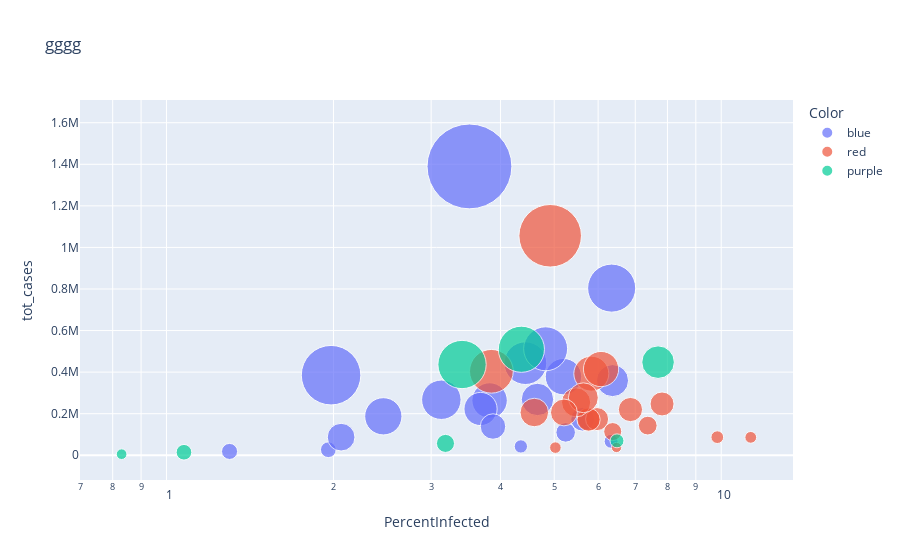

Notebook code for this chart:
### Code cell
import plotly.express as px

fig = px.scatter(covidbystate,
    x="PercentInfected", y="tot_cases", size="Population", color="Color",
    log_x=True, size_max=60, title="gggg")
fig.show()

### Figure 1 — Plotly figure (JSON) as saved in the notebook; plotly's stock layout.template omitted (floating-point values rounded to 4 significant figures)
{"data": [{"hovertemplate": "Color=blue<br>PercentInfected=%{x}<br>tot_cases=%{y}<br>Population=%{marker.size}<extra></extra>", "legendgroup": "blue", "marker": {"color": "#636efa", "size": [2096829, 5758736, 6892503, 6045680, 1359711, 3565287, 7278717, 7614893, 12671821, 3080156, 9986857, 1059361, 8535519, 39512223, 4217737, 973764, 5639632, 19453561, 1415872, 10617423], "sizemode": "area", "sizeref": 10980.0, "symbol": "circle"}, "mode": "markers", "name": "blue", "orientation": "v", "showlegend": true, "type": "scatter", "x": [5.243, 4.664, 3.824, 3.683, 1.958, 3.878, 5.195, 2.46, 6.346, 5.626, 4.437, 6.331, 3.13, 3.517, 2.065, 4.354, 6.369, 1.98, 1.299, 4.825], "xaxis": "x", "y": [109947, 268589, 263545, 222653, 26623, 138258, 378157, 187327, 804174, 173281, 443076, 67067, 267129, 1389707, 87082, 42393, 359203, 385232, 18397, 512267], "yaxis": "y"}, {"hovertemplate": "Color=red<br>PercentInfected=%{x}<br>tot_cases=%{y}<br>Population=%{marker.size}<extra></extra>", "legendgroup": "red", "marker": {"color": "#EF553B", "size": [3017804, 3155070, 731545, 2913314, 884659, 3205958, 6732219, 1787065, 2976149, 4648794, 10488084, 4467673, 578759, 4903185, 1934408, 762062, 3956971, 6829174, 21477737], "sizemode": "area", "sizeref": 10980.0, "symbol": "circle"}, "mode": "markers", "name": "red", "orientation": "v", "showlegend": true, "type": "scatter", "x": [5.777, 7.823, 5.025, 5.973, 9.839, 6.861, 5.833, 6.374, 5.765, 5.476, 3.852, 4.603, 6.475, 5.643, 7.372, 11.3, 5.206, 6.073, 4.917], "xaxis": "x", "y": [174325, 246811, 36758, 174025, 87038, 219971, 392663, 113905, 171584, 254562, 404032, 205668, 37475, 276665, 142603, 86150, 205999, 414749, 1056065], "yaxis": "y"}, {"hovertemplate": "Color=purple<br>PercentInfected=%{x}<br>tot_cases=%{y}<br>Population=%{marker.size}<extra></extra>", "legendgroup": "purple", "marker": {"color": "#00cc96", "size": [1792147, 623989, 5822434, 1344212, 1068778, 11689100, 12801989], "sizemode": "area", "sizeref": 10980.0, "symbol": "circle"}, "mode": "markers", "name": "purple", "orientation": "v", "showlegend": true, "type": "scatter", "x": [3.184, 0.8301, 7.695, 1.075, 6.488, 4.363, 3.411], "xaxis": "x", "y": [57060, 5180, 448009, 14455, 69346, 510018, 436614], "yaxis": "y"}], "layout": {"legend": {"itemsizing": "constant", "title": {"text": "Color"}, "tracegroupgap": 0}, "title": {"text": "gggg"}, "xaxis": {"anchor": "y", "domain": [0, 1], "title": {"text": "PercentInfected"}, "type": "log"}, "yaxis": {"anchor": "x", "domain": [0, 1], "title": {"text": "tot_cases"}}}}
